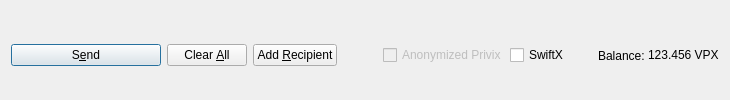
         <widget class="QFrame" name="frame_Send">
          <layout class="QHBoxLayout" name="horizontalLayout">
           <property name="bottomMargin">
            <number>0</number>
           </property>
           <item>
            <widget class="QPushButton" name="sendButton">
             <property name="minimumSize">
              <size>
               <width>150</width>
               <height>0</height>
              </size>
             </property>
             <property name="toolTip">
              <string>Confirm the send action</string>
             </property>
             <property name="text">
              <string>S&amp;end</string>
             </property>
             <property name="autoDefault">
              <bool>false</bool>
             </property>
             <property name="default">
              <bool>true</bool>
             </property>
            </widget>
           </item>
           <item>
            <widget class="QPushButton" name="clearButton">
             <property name="sizePolicy">
              <sizepolicy hsizetype="Minimum" vsizetype="Fixed">
               <horstretch>0</horstretch>
               <verstretch>0</verstretch>
              </sizepolicy>
             </property>
             <property name="toolTip">
              <string>Clear all fields of the form.</string>
             </property>
             <property name="text">
              <string>Clear &amp;All</string>
             </property>
             <property name="autoDefault">
              <bool>false</bool>
             </property>
            </widget>
           </item>
           <item>
            <widget class="QPushButton" name="addButton">
             <property name="toolTip">
              <string>Send to multiple recipients at once</string>
             </property>
             <property name="text">
              <string>Add &amp;Recipient</string>
             </property>
             <property name="autoDefault">
              <bool>false</bool>
             </property>
            </widget>
           </item>
           <item>
            <spacer name="horizontalSpacer">
             <property name="orientation">
              <enum>Qt::Horizontal</enum>
             </property>
             <property name="sizeHint" stdset="0">
              <size>
               <width>40</width>
               <height>20</height>
              </size>
             </property>
            </spacer>
           </item>
           <item>
            <layout class="QHBoxLayout" name="horizontalLayout_2">
             <property name="spacing">
              <number>3</number>
             </property>
             <item>
              <widget class="QCheckBox" name="checkzVPX">
               <property name="enabled">
                <bool>false</bool>
               </property>
               <property name="text">
                <string>Anonymized Privix</string>
               </property>
              </widget>
             </item>
             <item>
              <widget class="QCheckBox" name="checkSwiftTX">
               <property name="enabled">
                <bool>true</bool>
               </property>
               <property name="minimumSize">
                <size>
                 <width>85</width>
                 <height>0</height>
                </size>
               </property>
               <property name="text">
                <string>SwiftX</string>
               </property>
              </widget>
             </item>
             <item>
              <widget class="QLabel" name="labelForBalance">
               <property name="text">
                <string>Balance:</string>
               </property>
              </widget>
             </item>
             <item>
              <widget class="QLabel" name="labelBalance">
               <property name="sizePolicy">
                <sizepolicy hsizetype="Preferred" vsizetype="Fixed">
                 <horstretch>0</horstretch>
                 <verstretch>0</verstretch>
                </sizepolicy>
               </property>
               <property name="cursor">
                <cursorShape>IBeamCursor</cursorShape>
               </property>
               <property name="text">
                <string notr="true">123.456 VPX</string>
               </property>
               <property name="textInteractionFlags">
                <set>Qt::LinksAccessibleByMouse|Qt::TextSelectableByKeyboard|Qt::TextSelectableByMouse</set>
               </property>
              </widget>
             </item>
            </layout>
           </item>
          </layout>
         </widget>
